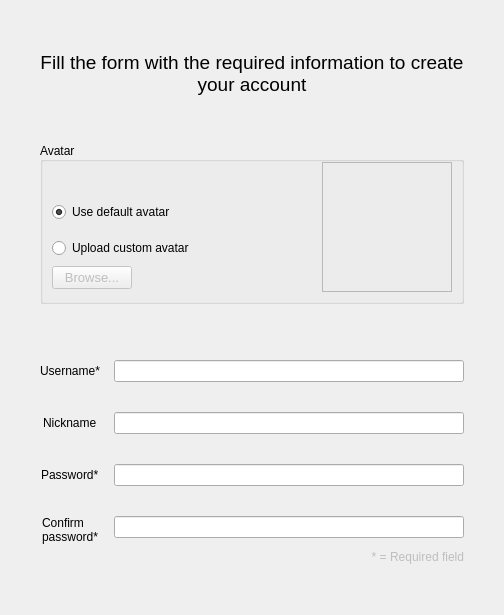
          <widget class="QWidget" name="tab_2">
           <attribute name="title">
            <string/>
           </attribute>
           <layout class="QVBoxLayout" name="verticalLayout">
            <property name="leftMargin">
             <number>40</number>
            </property>
            <property name="rightMargin">
             <number>40</number>
            </property>
            <item>
             <spacer name="verticalSpacer">
              <property name="orientation">
               <enum>Qt::Vertical</enum>
              </property>
              <property name="sizeHint" stdset="0">
               <size>
                <width>20</width>
                <height>40</height>
               </size>
              </property>
             </spacer>
            </item>
            <item>
             <widget class="QLabel" name="label_3">
              <property name="font">
               <font>
                <pointsize>14</pointsize>
               </font>
              </property>
              <property name="text">
               <string>Fill the form with the required information to create your account</string>
              </property>
              <property name="alignment">
               <set>Qt::AlignCenter</set>
              </property>
              <property name="wordWrap">
               <bool>true</bool>
              </property>
             </widget>
            </item>
            <item>
             <spacer name="verticalSpacer_4">
              <property name="orientation">
               <enum>Qt::Vertical</enum>
              </property>
              <property name="sizeHint" stdset="0">
               <size>
                <width>20</width>
                <height>40</height>
               </size>
              </property>
             </spacer>
            </item>
            <item>
             <widget class="QGroupBox" name="groupBox">
              <property name="title">
               <string>Avatar</string>
              </property>
              <property name="alignment">
               <set>Qt::AlignLeading|Qt::AlignLeft|Qt::AlignVCenter</set>
              </property>
              <property name="flat">
               <bool>false</bool>
              </property>
              <property name="checkable">
               <bool>false</bool>
              </property>
              <layout class="QHBoxLayout" name="horizontalLayout_13">
               <property name="topMargin">
                <number>0</number>
               </property>
               <item>
                <layout class="QVBoxLayout" name="verticalLayout_2">
                 <property name="leftMargin">
                  <number>0</number>
                 </property>
                 <item>
                  <spacer name="verticalSpacer_15">
                   <property name="orientation">
                    <enum>Qt::Vertical</enum>
                   </property>
                   <property name="sizeType">
                    <enum>QSizePolicy::Preferred</enum>
                   </property>
                   <property name="sizeHint" stdset="0">
                    <size>
                     <width>20</width>
                     <height>40</height>
                    </size>
                   </property>
                  </spacer>
                 </item>
                 <item>
                  <widget class="QRadioButton" name="radioButton_defaultAvatar">
                   <property name="text">
                    <string>Use default avatar</string>
                   </property>
                   <property name="checked">
                    <bool>true</bool>
                   </property>
                   <property name="autoRepeat">
                    <bool>false</bool>
                   </property>
                  </widget>
                 </item>
                 <item>
                  <spacer name="verticalSpacer_14">
                   <property name="orientation">
                    <enum>Qt::Vertical</enum>
                   </property>
                   <property name="sizeType">
                    <enum>QSizePolicy::Preferred</enum>
                   </property>
                   <property name="sizeHint" stdset="0">
                    <size>
                     <width>20</width>
                     <height>10</height>
                    </size>
                   </property>
                  </spacer>
                 </item>
                 <item>
                  <layout class="QVBoxLayout" name="verticalLayout_5">
                   <property name="spacing">
                    <number>6</number>
                   </property>
                   <property name="topMargin">
                    <number>0</number>
                   </property>
                   <item>
                    <widget class="QRadioButton" name="radioButton_customAvatar">
                     <property name="text">
                      <string>Upload custom avatar</string>
                     </property>
                    </widget>
                   </item>
                   <item>
                    <layout class="QHBoxLayout" name="horizontalLayout_12">
                     <property name="spacing">
                      <number>6</number>
                     </property>
                     <item alignment="Qt::AlignVCenter">
                      <widget class="QPushButton" name="pushButton_browse">
                       <property name="enabled">
                        <bool>false</bool>
                       </property>
                       <property name="sizePolicy">
                        <sizepolicy hsizetype="Minimum" vsizetype="Fixed">
                         <horstretch>0</horstretch>
                         <verstretch>0</verstretch>
                        </sizepolicy>
                       </property>
                       <property name="font">
                        <font>
                         <pointsize>10</pointsize>
                        </font>
                       </property>
                       <property name="text">
                        <string>Browse...</string>
                       </property>
                      </widget>
                     </item>
                     <item alignment="Qt::AlignVCenter">
                      <widget class="QLabel" name="label_imageSize">
                       <property name="enabled">
                        <bool>true</bool>
                       </property>
                       <property name="text">
                        <string/>
                       </property>
                      </widget>
                     </item>
                     <item>
                      <spacer name="horizontalSpacer_3">
                       <property name="orientation">
                        <enum>Qt::Horizontal</enum>
                       </property>
                       <property name="sizeHint" stdset="0">
                        <size>
                         <width>40</width>
                         <height>20</height>
                        </size>
                       </property>
                      </spacer>
                     </item>
                    </layout>
                   </item>
                  </layout>
                 </item>
                </layout>
               </item>
               <item>
                <widget class="QLabel" name="label_UsrIcon">
                 <property name="sizePolicy">
                  <sizepolicy hsizetype="Fixed" vsizetype="Fixed">
                   <horstretch>0</horstretch>
                   <verstretch>0</verstretch>
                  </sizepolicy>
                 </property>
                 <property name="minimumSize">
                  <size>
                   <width>130</width>
                   <height>130</height>
                  </size>
                 </property>
                 <property name="maximumSize">
                  <size>
                   <width>16777215</width>
                   <height>16777215</height>
                  </size>
                 </property>
                 <property name="baseSize">
                  <size>
                   <width>0</width>
                   <height>0</height>
                  </size>
                 </property>
                 <property name="frameShape">
                  <enum>QFrame::StyledPanel</enum>
                 </property>
                 <property name="text">
                  <string/>
                 </property>
                 <property name="scaledContents">
                  <bool>false</bool>
                 </property>
                 <property name="alignment">
                  <set>Qt::AlignCenter</set>
                 </property>
                </widget>
               </item>
              </layout>
             </widget>
            </item>
            <item>
             <spacer name="verticalSpacer_2">
              <property name="orientation">
               <enum>Qt::Vertical</enum>
              </property>
              <property name="sizeHint" stdset="0">
               <size>
                <width>20</width>
                <height>50</height>
               </size>
              </property>
             </spacer>
            </item>
            <item>
             <layout class="QFormLayout" name="formLayout_2">
              <property name="labelAlignment">
               <set>Qt::AlignCenter</set>
              </property>
              <property name="horizontalSpacing">
               <number>14</number>
              </property>
              <property name="verticalSpacing">
               <number>30</number>
              </property>
              <property name="bottomMargin">
               <number>0</number>
              </property>
              <item row="0" column="0">
               <widget class="QLabel" name="label_2">
                <property name="text">
                 <string>Username*</string>
                </property>
               </widget>
              </item>
              <item row="0" column="1">
               <widget class="QLineEdit" name="lineEdit_regUsr">
                <property name="sizePolicy">
                 <sizepolicy hsizetype="Expanding" vsizetype="Fixed">
                  <horstretch>0</horstretch>
                  <verstretch>0</verstretch>
                 </sizepolicy>
                </property>
                <property name="maximumSize">
                 <size>
                  <width>16777215</width>
                  <height>16777215</height>
                 </size>
                </property>
                <property name="maxLength">
                 <number>50</number>
                </property>
               </widget>
              </item>
              <item row="1" column="0">
               <widget class="QLabel" name="label_5">
                <property name="text">
                 <string>Nickname</string>
                </property>
               </widget>
              </item>
              <item row="1" column="1">
               <widget class="QLineEdit" name="lineEdit_regNick">
                <property name="sizePolicy">
                 <sizepolicy hsizetype="Expanding" vsizetype="Fixed">
                  <horstretch>0</horstretch>
                  <verstretch>0</verstretch>
                 </sizepolicy>
                </property>
                <property name="maximumSize">
                 <size>
                  <width>16777215</width>
                  <height>16777215</height>
                 </size>
                </property>
                <property name="maxLength">
                 <number>50</number>
                </property>
               </widget>
              </item>
              <item row="2" column="0">
               <widget class="QLabel" name="label_6">
                <property name="text">
                 <string>Password*</string>
                </property>
               </widget>
              </item>
              <item row="2" column="1">
               <widget class="QLineEdit" name="lineEdit_regPsw">
                <property name="sizePolicy">
                 <sizepolicy hsizetype="Expanding" vsizetype="Fixed">
                  <horstretch>0</horstretch>
                  <verstretch>0</verstretch>
                 </sizepolicy>
                </property>
                <property name="maximumSize">
                 <size>
                  <width>16777215</width>
                  <height>16777215</height>
                 </size>
                </property>
                <property name="maxLength">
                 <number>100</number>
                </property>
                <property name="echoMode">
                 <enum>QLineEdit::Password</enum>
                </property>
               </widget>
              </item>
              <item row="3" column="0">
               <widget class="QLabel" name="label_11">
                <property name="text">
                 <string>Confirm
password*</string>
                </property>
               </widget>
              </item>
              <item row="3" column="1">
               <widget class="QLineEdit" name="lineEdit_regPswConf">
                <property name="sizePolicy">
                 <sizepolicy hsizetype="Expanding" vsizetype="Fixed">
                  <horstretch>0</horstretch>
                  <verstretch>0</verstretch>
                 </sizepolicy>
                </property>
                <property name="maximumSize">
                 <size>
                  <width>16777215</width>
                  <height>16777215</height>
                 </size>
                </property>
                <property name="maxLength">
                 <number>100</number>
                </property>
                <property name="echoMode">
                 <enum>QLineEdit::Password</enum>
                </property>
               </widget>
              </item>
             </layout>
            </item>
            <item>
             <widget class="QLabel" name="label_9">
              <property name="enabled">
               <bool>false</bool>
              </property>
              <property name="text">
               <string>* = Required field</string>
              </property>
              <property name="alignment">
               <set>Qt::AlignRight|Qt::AlignTrailing|Qt::AlignVCenter</set>
              </property>
             </widget>
            </item>
            <item>
             <spacer name="verticalSpacer_3">
              <property name="orientation">
               <enum>Qt::Vertical</enum>
              </property>
              <property name="sizeHint" stdset="0">
               <size>
                <width>20</width>
                <height>40</height>
               </size>
              </property>
             </spacer>
            </item>
           </layout>
          </widget>
